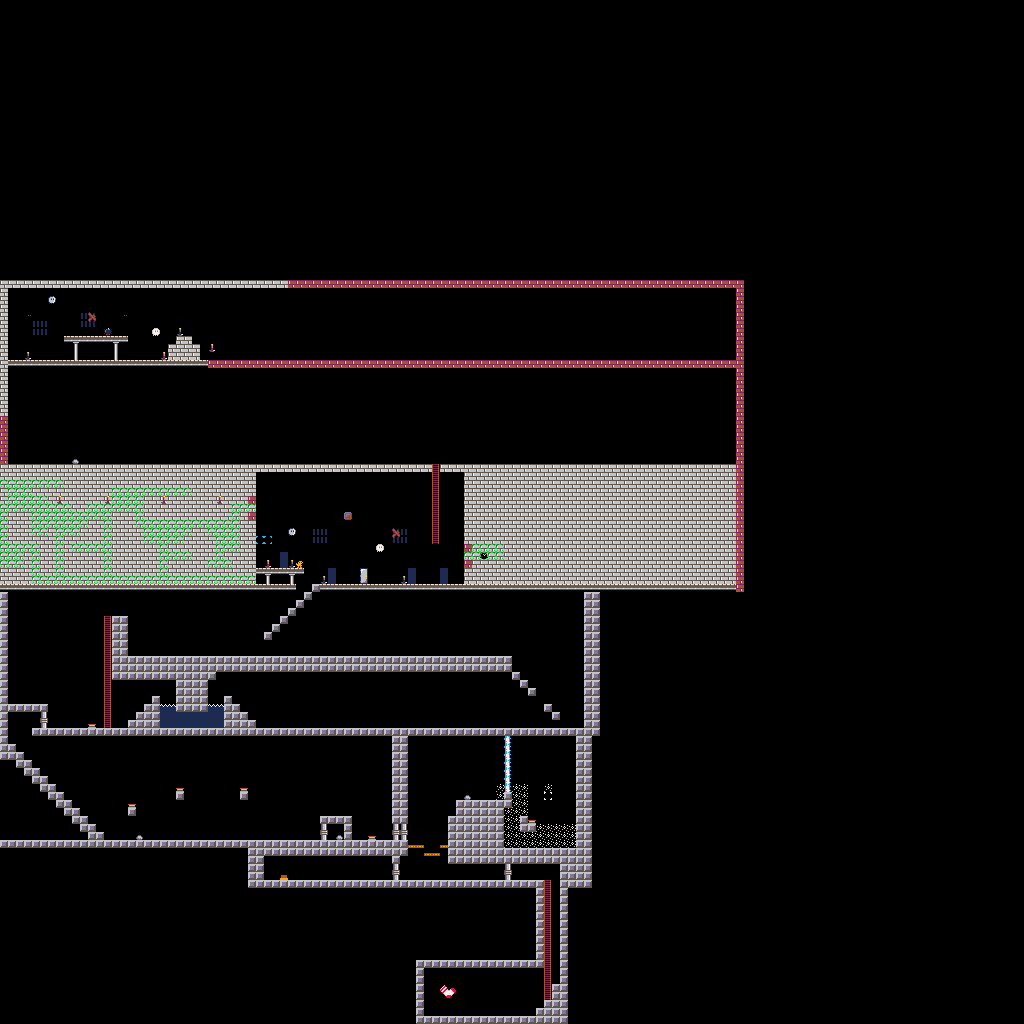

A 2D game scene composited from a Tiled map and its tileset images. What follows is a short description and the map's XML, with each tile layer's data collapsed to a summary:
An orthogonal 128x128 tile map with 8x8 px tiles, 7 tile layers (Walls, GameObjectsBackground, Background, Tiles, ...), 2 tilesets and 22 objects (Entrance, Wallsock, BirdInWall, Rock2Door2, Rock2Door3, ...).

<map version="1.10" tiledversion="1.11.0" orientation="orthogonal" renderorder="right-down" width="128" height="128" tilewidth="8" tileheight="8" infinite="0" nextlayerid="11" nextobjectid="40">
 <properties>
  <property name="Description" value="The Haunting" />
  <property name="LevelNumber" value="3" />
 </properties>
 <tileset firstgid="1" source="Textures.tsx" />
 <tileset firstgid="577" source="Textures2.tsx" />
 <layer id="2" name="Walls" width="128" height="128">
  <data>[16384 cells, 16384 non-empty, 4 distinct tile ids]</data>
 </layer>
 <layer id="10" name="GameObjectsBackground" width="128" height="128">
  <data>[16384 cells, 8 non-empty, 5 distinct tile ids]</data>
 </layer>
 <layer id="6" name="Background" width="128" height="128">
  <data>[16384 cells, 0 non-empty, 0 distinct tile ids]</data>
 </layer>
 <layer id="1" name="Tiles" width="128" height="128">
  <data>[16384 cells, 2136 non-empty, 21 distinct tile ids]</data>
 </layer>
 <layer id="5" name="Water" width="128" height="128">
  <data>[16384 cells, 0 non-empty, 0 distinct tile ids]</data>
 </layer>
 <layer id="3" name="GameObjects" width="128" height="128">
  <data>[16384 cells, 87 non-empty, 21 distinct tile ids]</data>
 </layer>
 <layer id="7" name="Foreground" width="128" height="128">
  <data>[16384 cells, 198 non-empty, 4 distinct tile ids]</data>
 </layer>
 <objectgroup id="4" name="Object Layer 1">
  <properties>
   <property name="GoToDoor" value="GhostHouseDoor" />
   <property name="GoToMap" value="World3" />
  </properties>
  <object id="13" name="Entrance" x="355.045" y="562.727" width="18.75" height="25.75">
   <properties>
    <property name="GoToDoor" value="GhostHouseDoor" />
    <property name="GoToMap" value="World3" />
   </properties>
  </object>
  <object id="17" name="Wallsock" x="5.09091" y="550.727" width="20.9091" height="17.6364" />
  <object id="18" name="BirdInWall" x="476.364" y="546.909" width="16" height="17.2727">
   <properties>
    <property name="Convo" value="Me:There's spots where you can go right in the walls!" />
   </properties>
  </object>
  <object id="19" name="Rock2Door2" x="390" y="820.909" width="11.6364" height="21.7273" />
  <object id="20" name="Rock2Door3" x="398.273" y="821" width="11.3636" height="20.9091" />
  <object id="21" name="Rock2Door1" x="317" y="821.545" width="13.0909" height="21.0909" />
  <object id="22" name="Rock2Button3" x="365.091" y="831.455" width="12.5455" height="13.3636">
   <properties>
    <property name="Args" value="Rock2Door1" />
    <property name="DownAction" value="OpenBlockingPiston" />
    <property name="UpAction" value="CloseBlockingPiston" />
   </properties>
  </object>
  <object id="23" name="Rock2Button1" x="173.364" y="781.182" width="13.7273" height="12.4545">
   <properties>
    <property name="Args" value="Rock2Door2" />
    <property name="DownAction" value="OpenBlockingPiston" />
    <property name="UpAction" value="CloseBlockingPiston" />
   </properties>
  </object>
  <object id="24" name="Rock2Button2" x="239" y="783.727" width="11" height="9">
   <properties>
    <property name="Args" value="Rock2Door3" />
    <property name="DownAction" value="OpenBlockingPiston" />
    <property name="UpAction" value="CloseBlockingPiston" />
   </properties>
  </object>
  <object id="26" name="Rock1Button1" x="85.4545" y="716" width="13.6364" height="15.2727">
   <properties>
    <property name="Args" value="Rock1Door1" />
    <property name="DownAction" value="OpenBlockingPiston" />
    <property name="UpAction" value="CloseBlockingPiston" />
   </properties>
  </object>
  <object id="27" name="Rock1Door1" x="38.1818" y="707.091" width="12.7273" height="23.4545" />
  <object id="29" name="BasementGhostBlock" x="540.727" y="787.091" width="15.2727" height="17.2727" />
  <object id="30" name="Rock3GhostBlockButton" x="274.909" y="871.455" width="18.3636" height="11.0909">
   <properties>
    <property name="Args" value="BasementGhostBlock" />
    <property name="DownAction" value="SolidifyGhostBlock" />
   </properties>
  </object>
  <object id="31" name="Rock3Door1" x="387.818" y="854.909" width="16.7273" height="30.5455" />
  <object id="32" name="Rock3Door1Button" x="123.909" y="797.091" width="14.9091" height="14.1818">
   <properties>
    <property name="Args" value="Rock3Door1" />
    <property name="DownAction" value="OpenBlockingPiston" />
    <property name="UpAction" value="CloseBlockingPiston" />
   </properties>
  </object>
  <object id="33" name="Rock3Door2Button" x="525.273" y="812" width="14.9091" height="15.2727">
   <properties>
    <property name="Args" value="Rock3Door2" />
    <property name="DownAction" value="OpenBlockingPiston" />
    <property name="UpAction" value="CloseBlockingPiston" />
   </properties>
  </object>
  <object id="34" name="Rock3Door2" x="498.875" y="856.625" width="16.25" height="28.125" />
  <object id="35" name="BasementSock" x="437.667" y="979" width="21.6667" height="23.6667" />
  <object id="36" name="Door1" x="277.375" y="549.583" width="13.125" height="20.7083">
   <properties>
    <property name="GoToDoor" value="Entrance" />
    <property name="GoToMap" value="World3GhostHouseDoor1" />
    <property name="HideLayers" value="Layer2,Layer3" />
   </properties>
  </object>
  <object id="37" name="Door2" x="322" y="559.667" width="20.6667" height="27">
   <properties>
    <property name="GoToDoor" value="Entrance" />
    <property name="GoToMap" value="World3GhostHouseDoor2" />
   </properties>
  </object>
  <object id="38" name="Door3" x="399.667" y="562" width="24" height="23.3333">
   <properties>
    <property name="GoToDoor" value="Entrance" />
    <property name="GoToMap" value="World3GhostHouseDoor3" />
   </properties>
  </object>
  <object id="39" name="Door4" x="433.333" y="560.667" width="23.6667" height="26">
   <properties>
    <property name="GoToDoor" value="Entrance" />
    <property name="GoToMap" value="World3GhostHouseDoor4" />
   </properties>
  </object>
 </objectgroup>
</map>
